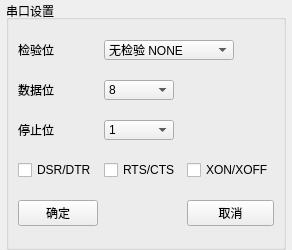
<?xml version="1.0" encoding="UTF-8"?>
<ui version="4.0">
 <class>serial_window</class>
 <widget class="QWidget" name="serial_window">
  <property name="windowModality">
   <enum>Qt::ApplicationModal</enum>
  </property>
  <property name="geometry">
   <rect>
    <x>0</x>
    <y>0</y>
    <width>259</width>
    <height>250</height>
   </rect>
  </property>
  <property name="sizePolicy">
   <sizepolicy hsizetype="Expanding" vsizetype="Expanding">
    <horstretch>0</horstretch>
    <verstretch>0</verstretch>
   </sizepolicy>
  </property>
  <property name="maximumSize">
   <size>
    <width>300</width>
    <height>250</height>
   </size>
  </property>
  <property name="baseSize">
   <size>
    <width>410</width>
    <height>410</height>
   </size>
  </property>
  <property name="windowTitle">
   <string>串口设置</string>
  </property>
  <property name="windowIcon">
   <iconset>
    <normaloff>../icon/logi_icon.png</normaloff>../icon/logi_icon.png</iconset>
  </property>
  <layout class="QVBoxLayout" name="verticalLayout">
   <property name="spacing">
    <number>0</number>
   </property>
   <property name="leftMargin">
    <number>6</number>
   </property>
   <property name="topMargin">
    <number>0</number>
   </property>
   <property name="rightMargin">
    <number>6</number>
   </property>
   <property name="bottomMargin">
    <number>0</number>
   </property>
   <item>
    <widget class="QGroupBox" name="groupBox">
     <property name="sizePolicy">
      <sizepolicy hsizetype="Maximum" vsizetype="Maximum">
       <horstretch>0</horstretch>
       <verstretch>0</verstretch>
      </sizepolicy>
     </property>
     <property name="minimumSize">
      <size>
       <width>0</width>
       <height>200</height>
      </size>
     </property>
     <property name="maximumSize">
      <size>
       <width>400</width>
       <height>400</height>
      </size>
     </property>
     <property name="title">
      <string>串口设置</string>
     </property>
     <property name="alignment">
      <set>Qt::AlignLeading|Qt::AlignLeft|Qt::AlignVCenter</set>
     </property>
     <property name="flat">
      <bool>false</bool>
     </property>
     <property name="checkable">
      <bool>false</bool>
     </property>
     <layout class="QGridLayout" name="gridLayout">
      <property name="leftMargin">
       <number>9</number>
      </property>
      <property name="topMargin">
       <number>0</number>
      </property>
      <property name="bottomMargin">
       <number>0</number>
      </property>
      <property name="horizontalSpacing">
       <number>6</number>
      </property>
      <property name="verticalSpacing">
       <number>0</number>
      </property>
      <item row="2" column="1">
       <widget class="QComboBox" name="databit">
        <property name="sizePolicy">
         <sizepolicy hsizetype="Maximum" vsizetype="Fixed">
          <horstretch>0</horstretch>
          <verstretch>0</verstretch>
         </sizepolicy>
        </property>
        <property name="maximumSize">
         <size>
          <width>70</width>
          <height>20</height>
         </size>
        </property>
        <item>
         <property name="text">
          <string>8</string>
         </property>
        </item>
        <item>
         <property name="text">
          <string>7</string>
         </property>
        </item>
        <item>
         <property name="text">
          <string>6</string>
         </property>
        </item>
        <item>
         <property name="text">
          <string>5</string>
         </property>
        </item>
       </widget>
      </item>
      <item row="0" column="0">
       <widget class="QLabel" name="label_3">
        <property name="text">
         <string>检验位</string>
        </property>
       </widget>
      </item>
      <item row="4" column="0">
       <widget class="QCheckBox" name="DSR_DTR">
        <property name="text">
         <string>DSR/DTR</string>
        </property>
       </widget>
      </item>
      <item row="2" column="0">
       <widget class="QLabel" name="label_5">
        <property name="text">
         <string>数据位</string>
        </property>
       </widget>
      </item>
      <item row="0" column="1" colspan="2">
       <widget class="QComboBox" name="checkbit">
        <property name="sizePolicy">
         <sizepolicy hsizetype="Maximum" vsizetype="Maximum">
          <horstretch>0</horstretch>
          <verstretch>0</verstretch>
         </sizepolicy>
        </property>
        <property name="maximumSize">
         <size>
          <width>130</width>
          <height>20</height>
         </size>
        </property>
        <property name="iconSize">
         <size>
          <width>16</width>
          <height>16</height>
         </size>
        </property>
        <property name="duplicatesEnabled">
         <bool>false</bool>
        </property>
        <property name="frame">
         <bool>true</bool>
        </property>
        <item>
         <property name="text">
          <string>无检验 NONE</string>
         </property>
        </item>
        <item>
         <property name="text">
          <string>偶检验 EVEN</string>
         </property>
        </item>
        <item>
         <property name="text">
          <string>奇检验 ODD</string>
         </property>
        </item>
        <item>
         <property name="text">
          <string>校验位始终为1 MARK</string>
         </property>
        </item>
        <item>
         <property name="text">
          <string>校验位始终为0 SPACE</string>
         </property>
        </item>
       </widget>
      </item>
      <item row="3" column="0">
       <widget class="QLabel" name="label_4">
        <property name="text">
         <string>停止位</string>
        </property>
       </widget>
      </item>
      <item row="3" column="1">
       <widget class="QComboBox" name="stopbit">
        <property name="sizePolicy">
         <sizepolicy hsizetype="Maximum" vsizetype="Fixed">
          <horstretch>0</horstretch>
          <verstretch>0</verstretch>
         </sizepolicy>
        </property>
        <property name="maximumSize">
         <size>
          <width>70</width>
          <height>20</height>
         </size>
        </property>
        <item>
         <property name="text">
          <string>1</string>
         </property>
        </item>
        <item>
         <property name="text">
          <string>1.5</string>
         </property>
        </item>
        <item>
         <property name="text">
          <string>2</string>
         </property>
        </item>
       </widget>
      </item>
      <item row="4" column="2">
       <widget class="QCheckBox" name="XON_XOFF">
        <property name="text">
         <string>XON/XOFF</string>
        </property>
       </widget>
      </item>
      <item row="4" column="1">
       <widget class="QCheckBox" name="RTS_CTS">
        <property name="text">
         <string>RTS/CTS</string>
        </property>
       </widget>
      </item>
      <item row="5" column="0">
       <widget class="QPushButton" name="sure">
        <property name="text">
         <string>确定</string>
        </property>
       </widget>
      </item>
      <item row="5" column="2">
       <widget class="QPushButton" name="cancel">
        <property name="text">
         <string>取消</string>
        </property>
       </widget>
      </item>
     </layout>
    </widget>
   </item>
  </layout>
 </widget>
 <resources/>
 <connections/>
 <slots>
  <slot>slot1()</slot>
 </slots>
</ui>
